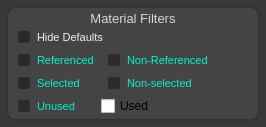
            <widget class="QFrame" name="materialListFiltersFrame">
             <property name="sizePolicy">
              <sizepolicy hsizetype="Expanding" vsizetype="Minimum">
               <horstretch>0</horstretch>
               <verstretch>0</verstretch>
              </sizepolicy>
             </property>
             <property name="minimumSize">
              <size>
               <width>0</width>
               <height>0</height>
              </size>
             </property>
             <property name="styleSheet">
              <string notr="true">QFrame {
    /* Background */
    background-color:#383838;  /* Dark grey background color */ 
    /* background-image: url('background.png');  /* Optional background image */ 
    /* background-repeat: no-repeat;  /* Prevents the background image from repeating */ 
    /* background-position: center;  /* Centers the background image */ 

    /* Border */
	border: 0px solid #333333;  /* Solid border with color and thickness */ 
    border-radius: 10px;  /* Rounded corners with 10px radius */ 
    /* border-style: solid;  /* Border style can be solid, dashed, dotted, etc. */ 

    /* Padding and Margin */
    padding: 3px;  /* Inner space between the frame content and its border */ 
    margin: 3px;  /* Outer space around the frame */ 
    border-radius: 10px;  /* Rounded corners */
    
    /* Font */
    /*font-family: Arial, Helvetica, sans-serif;  /* Font family */
    /*font-size: 14px;  /* Font size */
    /*font-weight: bold;  /* Font weight: normal, bold, bolder, lighter, or numeric values */
    /*font-style: italic;  /* Font style: normal, italic, or oblique */
   color: #ffffff;  /* Text color */
    /*text-align: center;  /* Text alignment: left, right, center, justify */
    /*text-decoration: underline;  /* Text decoration: underline, overline, line-through, none */
    /*letter-spacing: 1px;  /* Spacing between letters */
    
    /* Shadow */
    /*box-shadow: 2px 2px 5px #1a1a1a;  /* Adds a shadow with x-offset, y-offset, blur radius, and color */
    
    /* Gradient Background (Optional) */
    /*background-color: qlineargradient(spread:pad, x1:0, y1:0, x2:1, y2:1, stop:0 #3e3e3e, stop:1 #2b2b2b);  /* Linear gradient */
    /*background-color: qradialgradient(cx:0.5, cy:0.5, radius:0.5, fx:0.5, fy:0.5, stop:0 #4a4a4a, stop:1 #2b2b2b);  /* Radial gradient */
    
    /* Opacity */
    /*opacity: 0.9;  /* Transparency: 0.0 (fully transparent) to 1.0 (fully opaque) */
    
    /* Cursor */
    /*cursor: pointer;  /* Changes the cursor to a pointer when hovering */
}
</string>
             </property>
             <property name="frameShape">
              <enum>QFrame::StyledPanel</enum>
             </property>
             <property name="frameShadow">
              <enum>QFrame::Raised</enum>
             </property>
             <layout class="QVBoxLayout" name="verticalLayout_12">
              <property name="spacing">
               <number>1</number>
              </property>
              <property name="leftMargin">
               <number>0</number>
              </property>
              <property name="topMargin">
               <number>0</number>
              </property>
              <property name="rightMargin">
               <number>0</number>
              </property>
              <property name="bottomMargin">
               <number>0</number>
              </property>
              <item>
               <widget class="QFrame" name="frame_2">
                <property name="styleSheet">
                 <string notr="true">QFrame {
    /* Background */
    background-color:#444444;  /* Dark grey background color */ 
    /* background-image: url('background.png');  /* Optional background image */ 
    /* background-repeat: no-repeat;  /* Prevents the background image from repeating */ 
    /* background-position: center;  /* Centers the background image */ 

    /* Border */
	border: 2px solid #333333;  /* Solid border with color and thickness */ 
    border-radius: 10px;  /* Rounded corners with 10px radius */ 
    /* border-style: solid;  /* Border style can be solid, dashed, dotted, etc. */ 

    /* Padding and Margin */
    padding: 0px;  /* Inner space between the frame content and its border */ 
    margin: 0px;  /* Outer space around the frame */ 
    border-radius: 10px;  /* Rounded corners */
    
    /* Font */
    /*font-family: Arial, Helvetica, sans-serif;  /* Font family */
    /*font-size: 14px;  /* Font size */
    /*font-weight: bold;  /* Font weight: normal, bold, bolder, lighter, or numeric values */
    /*font-style: italic;  /* Font style: normal, italic, or oblique */
   color: #ffffff;  /* Text color */
    /*text-align: center;  /* Text alignment: left, right, center, justify */
    /*text-decoration: underline;  /* Text decoration: underline, overline, line-through, none */
    /*letter-spacing: 1px;  /* Spacing between letters */
    
    /* Shadow */
    /*box-shadow: 2px 2px 5px #1a1a1a;  /* Adds a shadow with x-offset, y-offset, blur radius, and color */
    
    /* Gradient Background (Optional) */
    /*background-color: qlineargradient(spread:pad, x1:0, y1:0, x2:1, y2:1, stop:0 #3e3e3e, stop:1 #2b2b2b);  /* Linear gradient */
    /*background-color: qradialgradient(cx:0.5, cy:0.5, radius:0.5, fx:0.5, fy:0.5, stop:0 #4a4a4a, stop:1 #2b2b2b);  /* Radial gradient */
    
    /* Opacity */
    /*opacity: 0.9;  /* Transparency: 0.0 (fully transparent) to 1.0 (fully opaque) */
    
    /* Cursor */
    /*cursor: pointer;  /* Changes the cursor to a pointer when hovering */
}
</string>
                </property>
                <property name="frameShape">
                 <enum>QFrame::StyledPanel</enum>
                </property>
                <property name="frameShadow">
                 <enum>QFrame::Raised</enum>
                </property>
                <layout class="QVBoxLayout" name="verticalLayout_14">
                 <property name="spacing">
                  <number>1</number>
                 </property>
                 <property name="leftMargin">
                  <number>3</number>
                 </property>
                 <property name="topMargin">
                  <number>3</number>
                 </property>
                 <property name="rightMargin">
                  <number>3</number>
                 </property>
                 <property name="bottomMargin">
                  <number>3</number>
                 </property>
                 <item>
                  <widget class="QLabel" name="materialCreatorTitleLabel_2">
                   <property name="font">
                    <font>
                     <family>Segoe UI</family>
                     <pointsize>-1</pointsize>
                    </font>
                   </property>
                   <property name="styleSheet">
                    <string notr="true">QLabel {
    font-family: 'Segoe UI';  /* Sets the font to Segoe UI */
    font-size: 13px;  /* Adjust the font size as needed */
    font-weight: italic;  /* Makes the text bold */
    color: #d6d6d6;  /* White text color */
    /*background-color: #555555;  /* Dark background color */
    border: 0px solid #555555;  /* Optional border with dark grey color */
    border-radius: 8px;  /* Rounded corners */
    padding: 0px, 0px, 0px, 0px;  /* Padding around the text */
}

QPushButton:hover {
    background-color: #666666;  /* Slightly lighter background on hover */
}

QPushButton:pressed {
    background-color: #1a1a1a;  /* Darker background when pressed */
}
QPushButton:disabled {
    color: #cccccc;  /* Light grey text color to indicate disabled */
    border: 1px solid #555555;  /* Optional border with dark grey color */
    background-color: #4a4a4a;  /* Lighter grey background color for disabled state */
    color: #666666;  /* White text color */
}</string>
                   </property>
                   <property name="text">
                    <string>Material Filters</string>
                   </property>
                   <property name="alignment">
                    <set>Qt::AlignCenter</set>
                   </property>
                  </widget>
                 </item>
                 <item>
                  <widget class="QCheckBox" name="hideDefaultMaterialsCheckbox">
                   <property name="enabled">
                    <bool>true</bool>
                   </property>
                   <property name="sizePolicy">
                    <sizepolicy hsizetype="Fixed" vsizetype="Fixed">
                     <horstretch>0</horstretch>
                     <verstretch>0</verstretch>
                    </sizepolicy>
                   </property>
                   <property name="styleSheet">
                    <string notr="true">QCheckBox {
    font-family: 'Segoe UI';
    font-size: 11px;              /* Slightly smaller text */
    color: #f0f0f0;
    background-color: #444444;
    border: none;
    border-radius: 6px;           /* Softer, smaller rounding */
    padding: 2px 6px;             /* Less padding = tighter fit */
    margin: 1px 0;                /* Small vertical margin */
}

QCheckBox::indicator {
    width: 12px;                  /* Smaller checkbox */
    height: 12px;
    border: 1px solid #444444;
    border-radius: 3px;
    background-color: #2b2b2b;
}

QCheckBox::indicator:checked {
    background-color: #ffffff;
    border: 1px solid #2b2b2b;
}

QCheckBox::indicator:unchecked {
    background-color: #2b2b2b;
    border: 1px solid #444444;
}

QCheckBox::indicator:checked:hover,
QCheckBox::indicator:unchecked:hover {
    border: 1px solid #ffffff;
}

QCheckBox::indicator:checked:pressed,
QCheckBox::indicator:unchecked:pressed {
    background-color: #ffffff;
    border: 1px solid #ffffff;
}

/* Disabled state */
QCheckBox:disabled {
    color: #666666;
    background-color: #3a3a3a;
    border-radius: 6px;
    padding: 2px 6px;
}
</string>
                   </property>
                   <property name="text">
                    <string>Hide Defaults</string>
                   </property>
                   <property name="checked">
                    <bool>false</bool>
                   </property>
                  </widget>
                 </item>
                 <item>
                  <spacer name="verticalSpacer">
                   <property name="orientation">
                    <enum>Qt::Vertical</enum>
                   </property>
                   <property name="sizeType">
                    <enum>QSizePolicy::Fixed</enum>
                   </property>
                   <property name="sizeHint" stdset="0">
                    <size>
                     <width>20</width>
                     <height>2</height>
                    </size>
                   </property>
                  </spacer>
                 </item>
                 <item>
                  <layout class="QHBoxLayout" name="horizontalLayout">
                   <property name="spacing">
                    <number>0</number>
                   </property>
                   <item>
                    <widget class="QCheckBox" name="referencedFilterCheckbox">
                     <property name="enabled">
                      <bool>true</bool>
                     </property>
                     <property name="sizePolicy">
                      <sizepolicy hsizetype="Fixed" vsizetype="Fixed">
                       <horstretch>0</horstretch>
                       <verstretch>0</verstretch>
                      </sizepolicy>
                     </property>
                     <property name="styleSheet">
                      <string notr="true">QCheckBox {
    font-family: 'Segoe UI';
    font-size: 11px;              /* Slightly smaller text */
    color: #00f7c8;
    background-color: #444444;
    border: none;
    border-radius: 6px;           /* Softer, smaller rounding */
    padding: 2px 6px;             /* Less padding = tighter fit */
    margin: 1px 0;                /* Small vertical margin */
}

QCheckBox::indicator {
    width: 12px;                  /* Smaller checkbox */
    height: 12px;
    border: 1px solid #444444;
    border-radius: 3px;
    background-color: #2b2b2b;
}

QCheckBox::indicator:checked {
    background-color: #ffffff;
    border: 1px solid #2b2b2b;
}

QCheckBox::indicator:unchecked {
    background-color: #2b2b2b;
    border: 1px solid #444444;
}

QCheckBox::indicator:checked:hover,
QCheckBox::indicator:unchecked:hover {
    border: 1px solid #ffffff;
}

QCheckBox::indicator:checked:pressed,
QCheckBox::indicator:unchecked:pressed {
    background-color: #ffffff;
    border: 1px solid #ffffff;
}

/* Disabled state */
QCheckBox:disabled {
    color: #666666;
    background-color: #3a3a3a;
    border-radius: 6px;
    padding: 2px 6px;
}
</string>
                     </property>
                     <property name="text">
                      <string>Referenced</string>
                     </property>
                     <property name="checked">
                      <bool>false</bool>
                     </property>
                    </widget>
                   </item>
                   <item>
                    <widget class="QCheckBox" name="nonReferencedFilterCheckbox">
                     <property name="enabled">
                      <bool>true</bool>
                     </property>
                     <property name="sizePolicy">
                      <sizepolicy hsizetype="Fixed" vsizetype="Fixed">
                       <horstretch>0</horstretch>
                       <verstretch>0</verstretch>
                      </sizepolicy>
                     </property>
                     <property name="styleSheet">
                      <string notr="true">QCheckBox {
    font-family: 'Segoe UI';
    font-size: 11px;              /* Slightly smaller text */
    color: #00f7c8;
    background-color: #444444;
    border: none;
    border-radius: 6px;           /* Softer, smaller rounding */
    padding: 2px 6px;             /* Less padding = tighter fit */
    margin: 1px 0;                /* Small vertical margin */
}

QCheckBox::indicator {
    width: 12px;                  /* Smaller checkbox */
    height: 12px;
    border: 1px solid #444444;
    border-radius: 3px;
    background-color: #2b2b2b;
}

QCheckBox::indicator:checked {
    background-color: #ffffff;
    border: 1px solid #2b2b2b;
}

QCheckBox::indicator:unchecked {
    background-color: #2b2b2b;
    border: 1px solid #444444;
}

QCheckBox::indicator:checked:hover,
QCheckBox::indicator:unchecked:hover {
    border: 1px solid #ffffff;
}

QCheckBox::indicator:checked:pressed,
QCheckBox::indicator:unchecked:pressed {
    background-color: #ffffff;
    border: 1px solid #ffffff;
}

/* Disabled state */
QCheckBox:disabled {
    color: #666666;
    background-color: #3a3a3a;
    border-radius: 6px;
    padding: 2px 6px;
}
</string>
                     </property>
                     <property name="text">
                      <string>Non-Referenced</string>
                     </property>
                     <property name="checked">
                      <bool>false</bool>
                     </property>
                    </widget>
                   </item>
                   <item>
                    <spacer name="horizontalSpacer_7">
                     <property name="orientation">
                      <enum>Qt::Horizontal</enum>
                     </property>
                     <property name="sizeHint" stdset="0">
                      <size>
                       <width>40</width>
                       <height>20</height>
                      </size>
                     </property>
                    </spacer>
                   </item>
                  </layout>
                 </item>
                 <item>
                  <spacer name="verticalSpacer_2">
                   <property name="orientation">
                    <enum>Qt::Vertical</enum>
                   </property>
                   <property name="sizeType">
                    <enum>QSizePolicy::Fixed</enum>
                   </property>
                   <property name="sizeHint" stdset="0">
                    <size>
                     <width>20</width>
                     <height>2</height>
                    </size>
                   </property>
                  </spacer>
                 </item>
                 <item>
                  <layout class="QHBoxLayout" name="horizontalLayout_2">
                   <property name="spacing">
                    <number>0</number>
                   </property>
                   <item>
                    <widget class="QCheckBox" name="selectedOnlyFilterCheckbox">
                     <property name="enabled">
                      <bool>true</bool>
                     </property>
                     <property name="sizePolicy">
                      <sizepolicy hsizetype="Fixed" vsizetype="Fixed">
                       <horstretch>0</horstretch>
                       <verstretch>0</verstretch>
                      </sizepolicy>
                     </property>
                     <property name="minimumSize">
                      <size>
                       <width>90</width>
                       <height>0</height>
                      </size>
                     </property>
                     <property name="styleSheet">
                      <string notr="true">QCheckBox {
    font-family: 'Segoe UI';
    font-size: 11px;              /* Slightly smaller text */
    color: #00f7c8;
    background-color: #444444;
    border: none;
    border-radius: 6px;           /* Softer, smaller rounding */
    padding: 2px 6px;             /* Less padding = tighter fit */
    margin: 1px 0;                /* Small vertical margin */
}

QCheckBox::indicator {
    width: 12px;                  /* Smaller checkbox */
    height: 12px;
    border: 1px solid #444444;
    border-radius: 3px;
    background-color: #2b2b2b;
}

QCheckBox::indicator:checked {
    background-color: #ffffff;
    border: 1px solid #2b2b2b;
}

QCheckBox::indicator:unchecked {
    background-color: #2b2b2b;
    border: 1px solid #444444;
}

QCheckBox::indicator:checked:hover,
QCheckBox::indicator:unchecked:hover {
    border: 1px solid #ffffff;
}

QCheckBox::indicator:checked:pressed,
QCheckBox::indicator:unchecked:pressed {
    background-color: #ffffff;
    border: 1px solid #ffffff;
}

/* Disabled state */
QCheckBox:disabled {
    color: #666666;
    background-color: #3a3a3a;
    border-radius: 6px;
    padding: 2px 6px;
}
</string>
                     </property>
                     <property name="text">
                      <string>Selected</string>
                     </property>
                     <property name="checked">
                      <bool>false</bool>
                     </property>
                    </widget>
                   </item>
                   <item>
                    <widget class="QCheckBox" name="nonSelectedOnlyFilterCheckbox">
                     <property name="enabled">
                      <bool>true</bool>
                     </property>
                     <property name="sizePolicy">
                      <sizepolicy hsizetype="Fixed" vsizetype="Fixed">
                       <horstretch>0</horstretch>
                       <verstretch>0</verstretch>
                      </sizepolicy>
                     </property>
                     <property name="styleSheet">
                      <string notr="true">QCheckBox {
    font-family: 'Segoe UI';
    font-size: 11px;              /* Slightly smaller text */
    color: #00f7c8;
    background-color: #444444;
    border: none;
    border-radius: 6px;           /* Softer, smaller rounding */
    padding: 2px 6px;             /* Less padding = tighter fit */
    margin: 1px 0;                /* Small vertical margin */
}

QCheckBox::indicator {
    width: 12px;                  /* Smaller checkbox */
    height: 12px;
    border: 1px solid #444444;
    border-radius: 3px;
    background-color: #2b2b2b;
}

QCheckBox::indicator:checked {
    background-color: #ffffff;
    border: 1px solid #2b2b2b;
}

QCheckBox::indicator:unchecked {
    background-color: #2b2b2b;
    border: 1px solid #444444;
}

QCheckBox::indicator:checked:hover,
QCheckBox::indicator:unchecked:hover {
    border: 1px solid #ffffff;
}

QCheckBox::indicator:checked:pressed,
QCheckBox::indicator:unchecked:pressed {
    background-color: #ffffff;
    border: 1px solid #ffffff;
}

/* Disabled state */
QCheckBox:disabled {
    color: #666666;
    background-color: #3a3a3a;
    border-radius: 6px;
    padding: 2px 6px;
}
</string>
                     </property>
                     <property name="text">
                      <string>Non-selected</string>
                     </property>
                     <property name="checked">
                      <bool>false</bool>
                     </property>
                    </widget>
                   </item>
                   <item>
                    <spacer name="horizontalSpacer_9">
                     <property name="orientation">
                      <enum>Qt::Horizontal</enum>
                     </property>
                     <property name="sizeHint" stdset="0">
                      <size>
                       <width>40</width>
                       <height>20</height>
                      </size>
                     </property>
                    </spacer>
                   </item>
                  </layout>
                 </item>
                 <item>
                  <spacer name="verticalSpacer_3">
                   <property name="orientation">
                    <enum>Qt::Vertical</enum>
                   </property>
                   <property name="sizeType">
                    <enum>QSizePolicy::Fixed</enum>
                   </property>
                   <property name="sizeHint" stdset="0">
                    <size>
                     <width>20</width>
                     <height>2</height>
                    </size>
                   </property>
                  </spacer>
                 </item>
                 <item>
                  <layout class="QHBoxLayout" name="horizontalLayout_3">
                   <property name="spacing">
                    <number>0</number>
                   </property>
                   <item>
                    <widget class="QCheckBox" name="unUsedFilterCheckbox">
                     <property name="enabled">
                      <bool>true</bool>
                     </property>
                     <property name="sizePolicy">
                      <sizepolicy hsizetype="Fixed" vsizetype="Fixed">
                       <horstretch>0</horstretch>
                       <verstretch>0</verstretch>
                      </sizepolicy>
                     </property>
                     <property name="minimumSize">
                      <size>
                       <width>90</width>
                       <height>0</height>
                      </size>
                     </property>
                     <property name="styleSheet">
                      <string notr="true">QCheckBox {
    font-family: 'Segoe UI';
    font-size: 11px;              /* Slightly smaller text */
    color: #00f7c8;
    background-color: #444444;
    border: none;
    border-radius: 6px;           /* Softer, smaller rounding */
    padding: 2px 6px;             /* Less padding = tighter fit */
    margin: 1px 0;                /* Small vertical margin */
}

QCheckBox::indicator {
    width: 12px;                  /* Smaller checkbox */
    height: 12px;
    border: 1px solid #444444;
    border-radius: 3px;
    background-color: #2b2b2b;
}

QCheckBox::indicator:checked {
    background-color: #ffffff;
    border: 1px solid #2b2b2b;
}

QCheckBox::indicator:unchecked {
    background-color: #2b2b2b;
    border: 1px solid #444444;
}

QCheckBox::indicator:checked:hover,
QCheckBox::indicator:unchecked:hover {
    border: 1px solid #ffffff;
}

QCheckBox::indicator:checked:pressed,
QCheckBox::indicator:unchecked:pressed {
    background-color: #ffffff;
    border: 1px solid #ffffff;
}

/* Disabled state */
QCheckBox:disabled {
    color: #666666;
    background-color: #3a3a3a;
    border-radius: 6px;
    padding: 2px 6px;
}
</string>
                     </property>
                     <property name="text">
                      <string>Unused</string>
                     </property>
                     <property name="checked">
                      <bool>false</bool>
                     </property>
                     <attribute name="buttonGroup">
                      <string notr="true">usedButtonGroup</string>
                     </attribute>
                    </widget>
                   </item>
                   <item>
                    <widget class="QCheckBox" name="usedFilterCheckbox">
                     <property name="enabled">
                      <bool>true</bool>
                     </property>
                     <property name="sizePolicy">
                      <sizepolicy hsizetype="Fixed" vsizetype="Fixed">
                       <horstretch>0</horstretch>
                       <verstretch>0</verstretch>
                      </sizepolicy>
                     </property>
                     <property name="styleSheet">
                      <string notr="true">QCheckBox {
    font-family: 'Segoe UI';
    font-size: 11px;              /* Slightly smaller text */
    color: #00f7c8;
    background-color: #444444;
    border: none;
    border-radius: 6px;           /* Softer, smaller rounding */
    padding: 2px 6px;             /* Less padding = tighter fit */
    margin: 1px 0;                /* Small vertical margin */
}

QCheckBox::indicator {
    width: 12px;                  /* Smaller checkbox */
    height: 12px;
    border: 1px solid #444444;
    border-radius: 3px;
    background-color: #2b2b2b;
}

QCheckBox::indicator:checked {
    background-color: #ffffff;
    border: 1px solid #2b2b2b;
}

QCheckBox::indicator:unchecked {
    background-color: #2b2b2b;
    border: 1px solid #444444;
}

QCheckBox::indicator:checked:hover,
QCheckBox::indicator:unchecked:hover {
    border: 1px solid #ffffff;
}

QCheckBox::indicator:checked:pressed,
QCheckBox::indicator:unchecked:pressed {
    background-color: #ffffff;
    border: 1px solid #ffffff;
}

/* Disabled state */
QCheckBox:disabled {
    color: #666666;
    background-color: #3a3a3a;
    border-radius: 6px;
    padding: 2px 6px;
}
rder-radius: 6px;
    padding: 2px 6px;
}
</string>
                     </property>
                     <property name="text">
                      <string>Used</string>
                     </property>
                     <property name="checked">
                      <bool>false</bool>
                     </property>
                     <attribute name="buttonGroup">
                      <string notr="true">usedButtonGroup</string>
                     </attribute>
                    </widget>
                   </item>
                   <item>
                    <spacer name="horizontalSpacer_10">
                     <property name="orientation">
                      <enum>Qt::Horizontal</enum>
                     </property>
                     <property name="sizeHint" stdset="0">
                      <size>
                       <width>40</width>
                       <height>20</height>
                      </size>
                     </property>
                    </spacer>
                   </item>
                  </layout>
                 </item>
                </layout>
               </widget>
              </item>
             </layout>
            </widget>
